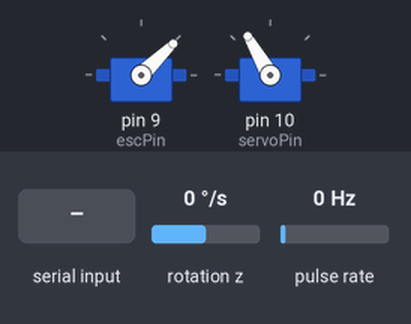
Recording of a sketch running on a simulated Arduino Uno, built with avr-gcc and run on an emulated ATmega328P. Parts: 2 × servo. Wiring (inferred from the names in the program): pulse sensor: data pin 2; MPU-6050 motion sensor at I2C address 0x68. The test bench sets the inputs (shaded band); at power-on: rotation z 0 °/s, pulse rate 0 Hz. What the sketch prints to the serial monitor is not drawn.

Above: at 12.9 s.
13.0 s: "90,45\n" received over Serial
At 13.4 s:
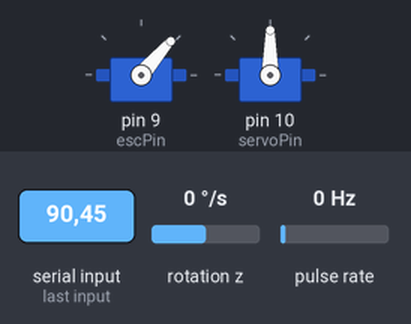
Timing chart, 0 to 16.0 s (numbered marks = the images above; inputs shaded):
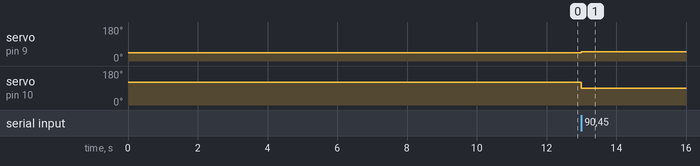

The sketch:

Arduino_Code.ino
```cpp
#include <Wire.h>
#include <Servo.h>

// === Servo & ESC ===
Servo steeringServo;
Servo esc;
const int servoPin = 10;
const int escPin = 9;


// === Servo limits (customized zero point and limits) ===
const int servoCenter = 120;
const int servoLeftLimit = 90;
const int servoRightLimit = 140;

// === ESC PWM range ===
const int minPulse = 1000;    // ESC min pulse (µs)
const int maxPulse = 1050;    // ESC max pulse (µs)

// === MPU6050 Yaw ===
long gyro_z_cal = 0;
int16_t gyro_z;
double dt;
double gyroYaw = 0;
const float GYRO_SCALE = 65.5;

// === Encoder ===
const int encoderPin = 2;
volatile long encoderTicks = 0;
unsigned long lastEncoderSend = 0;
const int ticksPerRev = 85;
const unsigned long encoderSendInterval = 100; // ms

// === Timing ===
unsigned long prevTime;

void setup() {
  Serial.begin(115200);
  Wire.begin();

  // ESC setup
  esc.attach(escPin);
  for (int i = 0; i < 50; i++) {
    esc.writeMicroseconds(minPulse);
    delay(20);
  }

  // Servo setup
  steeringServo.attach(servoPin);
  steeringServo.write(servoCenter);

  // MPU6050 setup
  setup_mpu_6050_registers();
  calibrateGyro();
  prevTime = micros();

  // Encoder setup
  pinMode(encoderPin, INPUT_PULLUP);
  attachInterrupt(digitalPinToInterrupt(encoderPin), encoderISR, RISING);
}

void loop() {
  // === Serial input ===
  if (Serial.available()) {
    String input = Serial.readStringUntil('\n');
    input.trim();

    if (input.indexOf(',') != -1) {
      int sep = input.indexOf(',');
      String angleStr = input.substring(0, sep);
      String throttleStr = input.substring(sep + 1);

      int angle = angleStr.toInt();
      float throttle = throttleStr.toFloat();

      // Clamp and write angle
      if (angle >= servoLeftLimit && angle <= servoRightLimit)
        steeringServo.write(angle);

      // Convert throttle [0.0 - 1.0] to pulse width
      throttle = constrain(throttle, 0.0, 1.0);
      int pulseWidth = minPulse + (int)(throttle * (maxPulse - minPulse));
      esc.writeMicroseconds(pulseWidth);
    }
  }

  // === Yaw computation ===
  dt = (micros() - prevTime) * 1e-6;
  prevTime = micros();

  read_gyro_z();
  gyro_z -= gyro_z_cal;
  double gyroRateZ = (double)gyro_z / GYRO_SCALE;
  gyroYaw += gyroRateZ * dt;

  // === Send yaw and encoder every 100ms ===
  unsigned long now = millis();
  if (now - lastEncoderSend >= encoderSendInterval) {
  lastEncoderSend = now;

  // if this doesn't work comment it and uncomment the one below it and try it
  noInterrupts();
    long ticks = encoderTicks;
    float rpm = (encoderTicks * 600.0) / 85.0;
    encoderTicks = 0;
  interrupts();

  // noInterrupts();
  // long ticks = encoderTicks;
  // encoderTicks = 0;
  // interrupts();

  // float rpm = (ticks * 600.0) / ticksPerRev;


  Serial.print(rpm, 2); // Send revolutions (2 decimal places)
  Serial.print(",");
  Serial.println(gyroYaw * -1);
}


  // Optional: maintain ~250 Hz loop
  while (micros() - prevTime < 4000);
}

// === MPU6050 Functions ===

void calibrateGyro() {
  for (int i = 0; i < 3000; i++) {
    read_gyro_z();
    gyro_z_cal += gyro_z;
    delay(3);
  }
  gyro_z_cal /= 3000;
}

void read_gyro_z() {
  Wire.beginTransmission(0x68);
  Wire.write(0x47); // Gyro Z register
  Wire.endTransmission();
  Wire.requestFrom(0x68, 2);
  gyro_z = Wire.read() << 8 | Wire.read();
}

void setup_mpu_6050_registers() {
  Wire.beginTransmission(0x68);
  Wire.write(0x6B);
  Wire.write(0x00); // Wake up
  Wire.endTransmission();

  Wire.beginTransmission(0x68);
  Wire.write(0x1B);
  Wire.write(0x08); // ±500°/s sensitivity
  Wire.endTransmission();
}

// === Encoder ISR ===
void encoderISR() {
  encoderTicks++;
}
```

Measured:
- after the input at 13.0 s, servo on pin 9 (escPin): 44° → 49° at once; servo on pin 10 (servoPin): 120° → 90° at once
